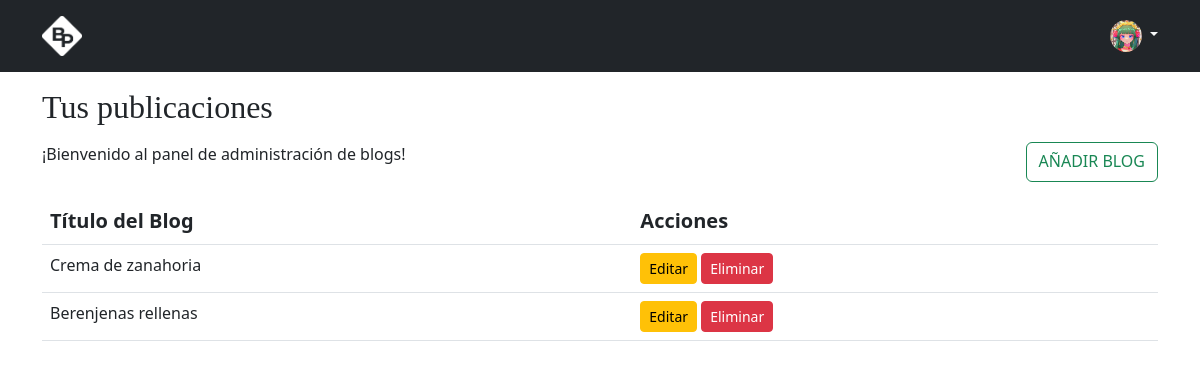
Page /post/posts (signed in) on the committed database.
### blogr/models.py (models this page shows, shortened)
class User(db.Model):
    __tablename__ = 'users'
    id = db.Column(db.Integer, primary_key=True)
    username = db.Column(db.String(50), nullable=False)
    email = db.Column(db.String(120), unique=True, nullable=False)
    password = db.Column(db.Text, nullable=False)
    photo = db.Column(db.String(200))

class Post(db.Model):
    __tablename__ = 'posts'
    id = db.Column(db.Integer, primary_key=True)
    author = db.Column(db.Integer, db.ForeignKey('users.id'), nullable=False)
    url = db.Column(db.String(100), unique = True, nullable=False)
    title = db.Column(db.String(100), nullable=False)
    info = db.Column(db.Text)
    content = db.Column(db.Text)
    created = db.Column(db.DateTime, nullable=False, default=datetime.utcnow)

### blogr/post.py (the view)
@bp.route('/posts')
@login_required
def posts():
    posts = Post.query.all()
    return  render_template('admin/posts.html', posts = posts)

### blogr/auth.py (called while the page is built)
@bp.before_app_request
def load_logged_in_user():
    user_id = session.get('user_id')
    if user_id is None:
        g.user = None
    else:
        g.user = User.query.get_or_404(user_id)

def login_required(view):
    @functools.wraps(view)
    def wrapped_view(**kwargs):
        if g.user is None:
            return redirect(url_for('auth.login'))
        return view(**kwargs)
    return wrapped_view

### blogr/templates/admin/posts.html (shortened to what this page needs)
{% extends 'base.html' %}
{% block content %}
    <div class="container">
        <div class="header">
            <h2 class="mb-3 mt-3">{% block title %}Tus publicaciones {% endblock %}</h2>
            <div class="d-flex justify-content-between mb-3">
                <p>¡Bienvenido al panel de administración de blogs!</p>
                <a href="{{ url_for('post.create') }}" class="btn btn-outline-success">AÑADIR BLOG</a>
            </div>
        </div>
        <table class=" table">
            <thead>
                <tr>
                    <th class="fs-5">Título del Blog </th>
                    <th colspan="2" class="fs-5">Acciones</th>
                </tr>
            </thead>
            <tbody>
                {% for post in posts | reverse %}
                {% if g.user.id == post.author %}
                <tr>
                    <td>{{ post.title }}</td>
                    <td>
                        <a href="{{ url_for('post.update', id=post.id) }}" class="btn btn-sm btn-warning">Editar</a>
                        <a href="{{ url_for('post.delete', id=post.id) }}" class="btn btn-sm btn-danger">Eliminar</a>
                    </td>
                </tr>
                {% endif %}
                {% endfor %}
            </tbody>
        </table>
    </div>
    {% endblock %}

### blogr/templates/base.html (shortened to what this page needs)
<!DOCTYPE html>
<html lang="es">
<head>
    <link rel="stylesheet" href="{{ url_for('static', filename = 'css/bootstrap.min.css') }}">
    <link rel="stylesheet" href="{{ url_for('static', filename = 'css/style.css') }}">
</head>
<body>
    {% block header %}
    <header class="p-3 text-bg-dark">
        <div class="container">
            <div class="d-flex align-items-center justify-content-between">
                <a href="{{ url_for('home.index') }}" class="d-flex align-items-center mb-2 mb-lg-0 text-white text-decoration-none">
                    <img src="{{ url_for('static', filename = 'img/bp-light.png') }}" alt="blog posts" width="40">
                </a>
                <div class="text-end">
                    {% if not g.user %}
                    <a href="{{ url_for('auth.login') }}" class="btn btn-outline-light me-2">Iniciar sesión</a>
                    <a href="{{ url_for('auth.register') }}" class="btn btn-warning">Registrate</a>
                    {% else %}
                    <a href="#" class="link-light text-decoration-none dropdown-toggle" data-bs-toggle="dropdown">
                        {% if g.user.photo is none %}
                        <img src="{{ url_for('static', filename = 'img/user-light.png') }}" alt="mdo" width="32" height="32" class="rounded-circle">
                        {% else %}
                        <img src="{{ url_for('static', filename = g.user.photo) }}" alt="mdo" width="32" height="32" class="rounded-circle">
                        {% endif %}
                    </a>
                    {% endif %}
                </div>
            </div>
        </div>
    </header>
    {% endblock %}
    {% block content %}
    {% endblock %}
</body>
</html>

### blogr/static/css/style.css (style rules this page uses)
h1, h2, h3, h4, h5, h6 { font-family: Amiri, Georgia, "Times New Roman", serif; }

### rows in the picture
User: photo (picture)
Post: title "Crema de zanahoria"
Post: title "Berenjenas rellenas"
